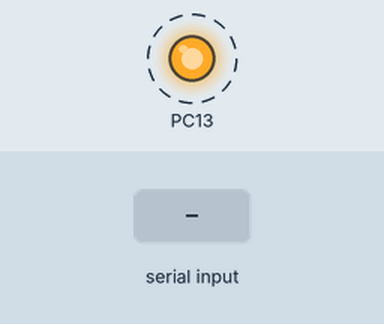
This program was run on a simulated STM32 Blue Pill. Parts: output pins drawn as LEDs (lit = HIGH). Dashed ring = blinking. The inputs (shaded band) are chosen by the test bench. What the program prints to the serial monitor is not drawn.

Above: at 1.2 s.
1.3 s: "1" received over Serial
Timing chart, 0 to 9.5 s (numbered marks = the images above; inputs shaded):
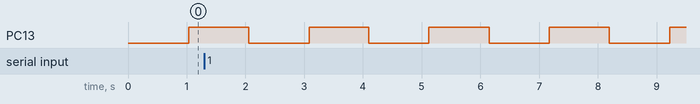

Measured:
- by itself, PC13: alternates HIGH for 1.0 s and LOW for 1.0 s

The program:

main.cpp
```cpp
#include <Arduino.h>

// Test for serial USB I/O on STM32F103
// Will print some text and react on Serial input.
//
void setup()
{
	//activate USB CDC driver
	SerialUSB.begin() ;
	SerialUSB.println ( "Hello world" ) ;
  pinMode ( PC13, OUTPUT ) ;
}

void loop()
{
  static int count = 0 ;

  if ( SerialUSB.available() )
  {
    SerialUSB.read() ;
  	SerialUSB.println ( "Once again: Hello world" ) ;
  }
  digitalWrite ( PC13, millis() & 1024 ) ;  // Toggle LED every 1024 msec
  if ( ( millis() % 5000 ) == 0 )
  {
  	SerialUSB.println ( "Enter some characters...") ;
  }
  delay ( 10 ) ;
}
```
